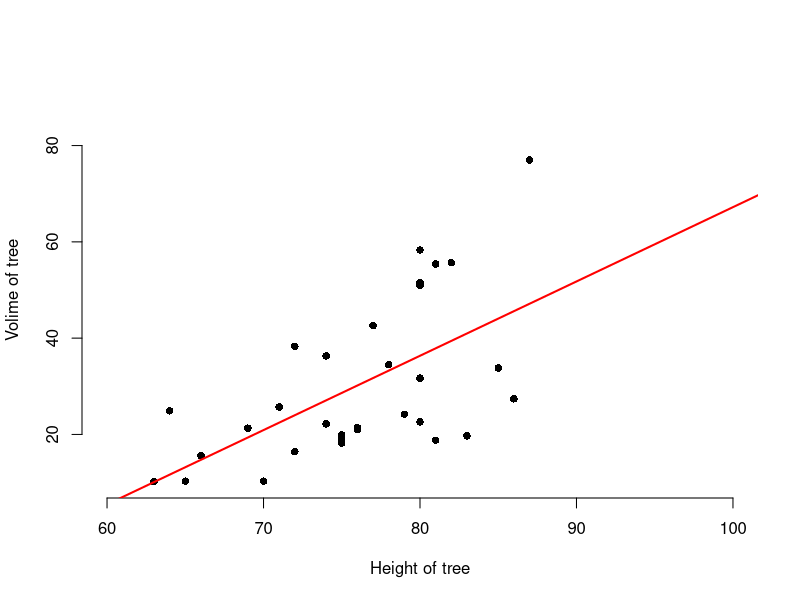

Write the R code that produced this figure.
## ---- chunk 1
knitr::opts_chunk$set(echo = FALSE)
## ---- chunk 2
head(trees)
#Summary
summary(trees)
## ---- chunk 3
plot(trees$Height, trees$Volume, xlab = "Height of tree", 
          ylab = "Volime of tree", bty = "n", pch = 16,
        xlim = c(60, 100), ylim = c(10, 90))
 model1 <- lm(Volume ~ Height, data = trees)
abline(model1, col = "red", lwd = 2)
